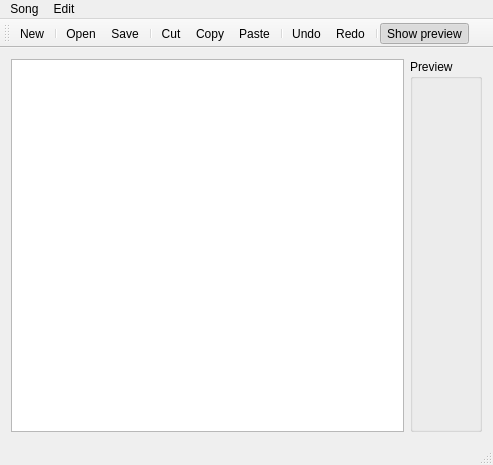
<?xml version="1.0" encoding="UTF-8"?>
<ui version="4.0">
 <class>SongEditorWindow</class>
 <widget class="QMainWindow" name="SongEditorWindow">
  <property name="geometry">
   <rect>
    <x>0</x>
    <y>0</y>
    <width>493</width>
    <height>465</height>
   </rect>
  </property>
  <property name="acceptDrops">
   <bool>false</bool>
  </property>
  <property name="windowTitle">
   <string>MainWindow</string>
  </property>
  <widget class="QWidget" name="centralwidget">
   <layout class="QHBoxLayout" name="horizontalLayout">
    <item>
     <widget class="QTextEdit" name="songEdit">
      <property name="font">
       <font>
        <family>Monospace</family>
       </font>
      </property>
      <property name="html">
       <string>&lt;!DOCTYPE HTML PUBLIC &quot;-//W3C//DTD HTML 4.0//EN&quot; &quot;http://www.w3.org/TR/REC-html40/strict.dtd&quot;&gt;
&lt;html&gt;&lt;head&gt;&lt;meta name=&quot;qrichtext&quot; content=&quot;1&quot; /&gt;&lt;style type=&quot;text/css&quot;&gt;
p, li { white-space: pre-wrap; }
&lt;/style&gt;&lt;/head&gt;&lt;body style=&quot; font-family:'Monospace'; font-size:8pt; font-weight:400; font-style:normal;&quot;&gt;
&lt;p style=&quot;-qt-paragraph-type:empty; margin-top:0px; margin-bottom:0px; margin-left:0px; margin-right:0px; -qt-block-indent:0; text-indent:0px;&quot;&gt;&lt;/p&gt;&lt;/body&gt;&lt;/html&gt;</string>
      </property>
     </widget>
    </item>
    <item>
     <widget class="QGroupBox" name="previewBox">
      <property name="title">
       <string>Preview</string>
      </property>
     </widget>
    </item>
   </layout>
  </widget>
  <widget class="QMenuBar" name="menubar">
   <property name="geometry">
    <rect>
     <x>0</x>
     <y>0</y>
     <width>493</width>
     <height>21</height>
    </rect>
   </property>
   <widget class="QMenu" name="menuSong">
    <property name="title">
     <string>Song</string>
    </property>
    <addaction name="actionNew"/>
    <addaction name="separator"/>
    <addaction name="actionOpen"/>
    <addaction name="actionSave"/>
    <addaction name="actionSaveAs"/>
    <addaction name="separator"/>
    <addaction name="actionExit"/>
   </widget>
   <widget class="QMenu" name="menuEdit">
    <property name="title">
     <string>Edit</string>
    </property>
    <addaction name="actionUndo"/>
    <addaction name="actionRedo"/>
    <addaction name="separator"/>
    <addaction name="actionCut"/>
    <addaction name="actionCopy"/>
    <addaction name="actionPaste"/>
   </widget>
   <addaction name="menuSong"/>
   <addaction name="menuEdit"/>
  </widget>
  <widget class="QToolBar" name="toolBar">
   <property name="windowTitle">
    <string>toolBar</string>
   </property>
   <property name="iconSize">
    <size>
     <width>16</width>
     <height>16</height>
    </size>
   </property>
   <property name="toolButtonStyle">
    <enum>Qt::ToolButtonIconOnly</enum>
   </property>
   <attribute name="toolBarArea">
    <enum>TopToolBarArea</enum>
   </attribute>
   <attribute name="toolBarBreak">
    <bool>false</bool>
   </attribute>
   <addaction name="actionNew"/>
   <addaction name="separator"/>
   <addaction name="actionOpen"/>
   <addaction name="actionSave"/>
   <addaction name="separator"/>
   <addaction name="actionCut"/>
   <addaction name="actionCopy"/>
   <addaction name="actionPaste"/>
   <addaction name="separator"/>
   <addaction name="actionUndo"/>
   <addaction name="actionRedo"/>
   <addaction name="separator"/>
   <addaction name="actionShow_preview"/>
  </widget>
  <widget class="QStatusBar" name="statusBar"/>
  <action name="actionSaveAs">
   <property name="text">
    <string>Save as ...</string>
   </property>
   <property name="iconText">
    <string>Save to a file ...</string>
   </property>
   <property name="toolTip">
    <string>Save song as another file</string>
   </property>
   <property name="statusTip">
    <string>Save song as another file</string>
   </property>
   <property name="visible">
    <bool>true</bool>
   </property>
   <property name="iconVisibleInMenu">
    <bool>true</bool>
   </property>
  </action>
  <action name="actionUndo">
   <property name="text">
    <string>Undo</string>
   </property>
   <property name="toolTip">
    <string>Undo last action</string>
   </property>
   <property name="statusTip">
    <string>Undo last action</string>
   </property>
   <property name="shortcut">
    <string>Ctrl+Z</string>
   </property>
  </action>
  <action name="actionRedo">
   <property name="text">
    <string>Redo</string>
   </property>
   <property name="toolTip">
    <string>Redo last undid action</string>
   </property>
   <property name="statusTip">
    <string>Redo last undid action</string>
   </property>
   <property name="shortcut">
    <string>Ctrl+Y</string>
   </property>
  </action>
  <action name="actionShow_preview">
   <property name="checkable">
    <bool>true</bool>
   </property>
   <property name="checked">
    <bool>true</bool>
   </property>
   <property name="enabled">
    <bool>true</bool>
   </property>
   <property name="text">
    <string>Show preview</string>
   </property>
   <property name="toolTip">
    <string>Show preview of generated output</string>
   </property>
   <property name="statusTip">
    <string>Show preview of generated output</string>
   </property>
  </action>
  <action name="actionSave">
   <property name="text">
    <string>Save</string>
   </property>
   <property name="toolTip">
    <string>Save changes</string>
   </property>
   <property name="statusTip">
    <string>Save changes</string>
   </property>
   <property name="shortcut">
    <string>Ctrl+S</string>
   </property>
  </action>
  <action name="actionExit">
   <property name="text">
    <string>Exit</string>
   </property>
   <property name="toolTip">
    <string>Exit editing</string>
   </property>
   <property name="statusTip">
    <string>Exit editing</string>
   </property>
   <property name="shortcut">
    <string>Ctrl+Q</string>
   </property>
   <property name="menuRole">
    <enum>QAction::TextHeuristicRole</enum>
   </property>
  </action>
  <action name="actionOpen">
   <property name="text">
    <string>Open ...</string>
   </property>
   <property name="iconText">
    <string>Open</string>
   </property>
   <property name="toolTip">
    <string>Open song</string>
   </property>
   <property name="statusTip">
    <string>Open song</string>
   </property>
   <property name="shortcut">
    <string>Ctrl+O</string>
   </property>
  </action>
  <action name="actionNew">
   <property name="text">
    <string>New</string>
   </property>
   <property name="toolTip">
    <string>Create new song</string>
   </property>
   <property name="statusTip">
    <string>Create new song</string>
   </property>
   <property name="shortcut">
    <string>Ctrl+N</string>
   </property>
  </action>
  <action name="actionCut">
   <property name="text">
    <string>Cut</string>
   </property>
   <property name="toolTip">
    <string>Cut to clipboard</string>
   </property>
   <property name="statusTip">
    <string>Cut to clipboard</string>
   </property>
   <property name="shortcut">
    <string>Ctrl+X</string>
   </property>
  </action>
  <action name="actionPaste">
   <property name="text">
    <string>Paste</string>
   </property>
   <property name="toolTip">
    <string>Paste from clipboard</string>
   </property>
   <property name="statusTip">
    <string>Paste from clipboard</string>
   </property>
   <property name="shortcut">
    <string>Ctrl+V</string>
   </property>
  </action>
  <action name="actionCopy">
   <property name="text">
    <string>Copy</string>
   </property>
   <property name="toolTip">
    <string>Copy to clipboard</string>
   </property>
   <property name="statusTip">
    <string>Copy to clipboard</string>
   </property>
   <property name="shortcut">
    <string>Ctrl+C</string>
   </property>
  </action>
 </widget>
 <layoutdefault spacing="6" margin="11"/>
 <resources/>
 <connections>
  <connection>
   <sender>actionExit</sender>
   <signal>activated()</signal>
   <receiver>SongEditorWindow</receiver>
   <slot>close()</slot>
   <hints>
    <hint type="sourcelabel">
     <x>-1</x>
     <y>-1</y>
    </hint>
    <hint type="destinationlabel">
     <x>399</x>
     <y>299</y>
    </hint>
   </hints>
  </connection>
  <connection>
   <sender>actionUndo</sender>
   <signal>activated()</signal>
   <receiver>songEdit</receiver>
   <slot>undo()</slot>
   <hints>
    <hint type="sourcelabel">
     <x>-1</x>
     <y>-1</y>
    </hint>
    <hint type="destinationlabel">
     <x>366</x>
     <y>312</y>
    </hint>
   </hints>
  </connection>
  <connection>
   <sender>actionRedo</sender>
   <signal>activated()</signal>
   <receiver>songEdit</receiver>
   <slot>redo()</slot>
   <hints>
    <hint type="sourcelabel">
     <x>-1</x>
     <y>-1</y>
    </hint>
    <hint type="destinationlabel">
     <x>366</x>
     <y>312</y>
    </hint>
   </hints>
  </connection>
  <connection>
   <sender>actionShow_preview</sender>
   <signal>triggered(bool)</signal>
   <receiver>previewBox</receiver>
   <slot>setVisible(bool)</slot>
   <hints>
    <hint type="sourcelabel">
     <x>-1</x>
     <y>-1</y>
    </hint>
    <hint type="destinationlabel">
     <x>760</x>
     <y>312</y>
    </hint>
   </hints>
  </connection>
  <connection>
   <sender>actionCut</sender>
   <signal>activated()</signal>
   <receiver>songEdit</receiver>
   <slot>cut()</slot>
   <hints>
    <hint type="sourcelabel">
     <x>-1</x>
     <y>-1</y>
    </hint>
    <hint type="destinationlabel">
     <x>80</x>
     <y>224</y>
    </hint>
   </hints>
  </connection>
  <connection>
   <sender>actionCopy</sender>
   <signal>activated()</signal>
   <receiver>songEdit</receiver>
   <slot>copy()</slot>
   <hints>
    <hint type="sourcelabel">
     <x>-1</x>
     <y>-1</y>
    </hint>
    <hint type="destinationlabel">
     <x>80</x>
     <y>224</y>
    </hint>
   </hints>
  </connection>
  <connection>
   <sender>actionPaste</sender>
   <signal>activated()</signal>
   <receiver>songEdit</receiver>
   <slot>paste()</slot>
   <hints>
    <hint type="sourcelabel">
     <x>-1</x>
     <y>-1</y>
    </hint>
    <hint type="destinationlabel">
     <x>80</x>
     <y>224</y>
    </hint>
   </hints>
  </connection>
 </connections>
</ui>
